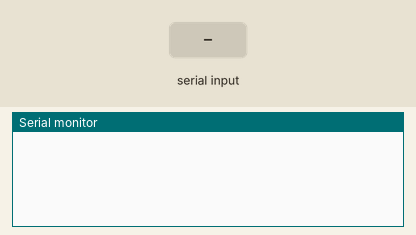
A sketch run on a simulated Arduino Uno, built with avr-gcc and run on an emulated ATmega328P. On the bench: the last lines printed to the serial monitor. Inputs (shaded band) come from the test bench.

Above: at 1.2 s.
1.3 s: "Hello from Python!\n" received over Serial
At 1.8 s:
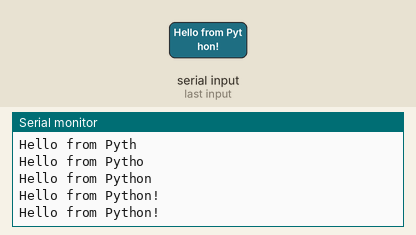
2.8 s: "1\n" received over Serial
At 3.1 s:
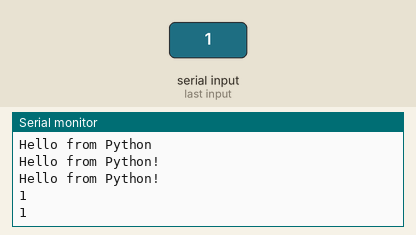

The sketch:

P2A.ino
```cpp
String string_trial = "";
int count = 0;

void setup() {
  // put your setup code here, to run once:
  Serial.begin(9600);
}

void loop() {
  // put your main code here, to run repeatedly:
  while (Serial.available()> 0){
    char data = Serial.read();


    char str[2];
    str[0] = data;
    str[1] = '\0';

    //String crap(str);

    //crap.trim();

    /*int sLen = crap.length();
    for(int s=0; s<sLen; s++)
    {
      Serial.print("crap[");
      Serial.print(s);
      Serial.print("] is {");
      Serial.print(crap[s]);
      Serial.print("} which has an ascii value of ");
      Serial.println(crap[s], DEC);
    }*/
    string_trial += data;
    count++;

    //Serial.print(str);

    // For testing!
    Serial.print(string_trial);
    Serial.print('\n');

    if (string_trial == "Hello from Python!"){
      Serial.print(string_trial);
      Serial.print('\n');
      string_trial = "";
    }
  }

}
```

Measured:
- after the input at 1.3 s, the serial monitor: prints a new line at once (image 1)
- after the input at 2.8 s, the serial monitor: prints a new line at once (image 2)
